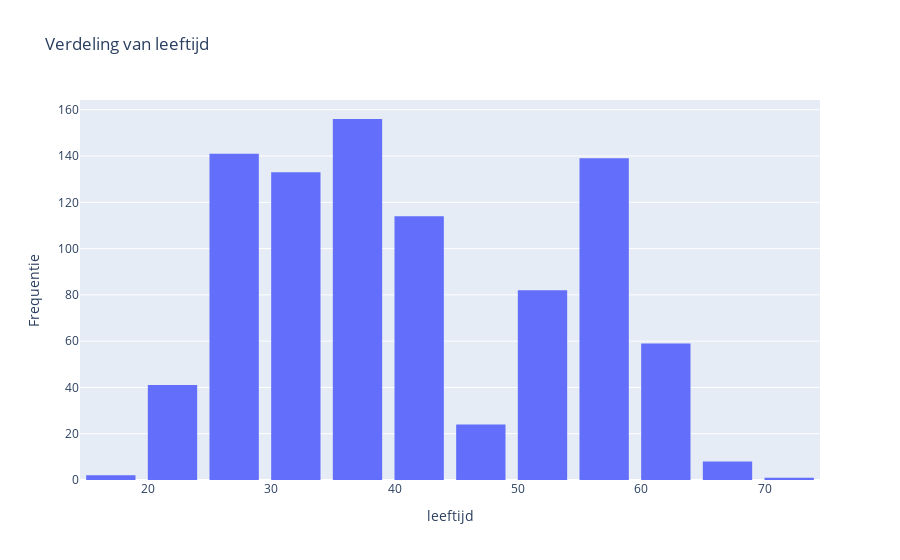
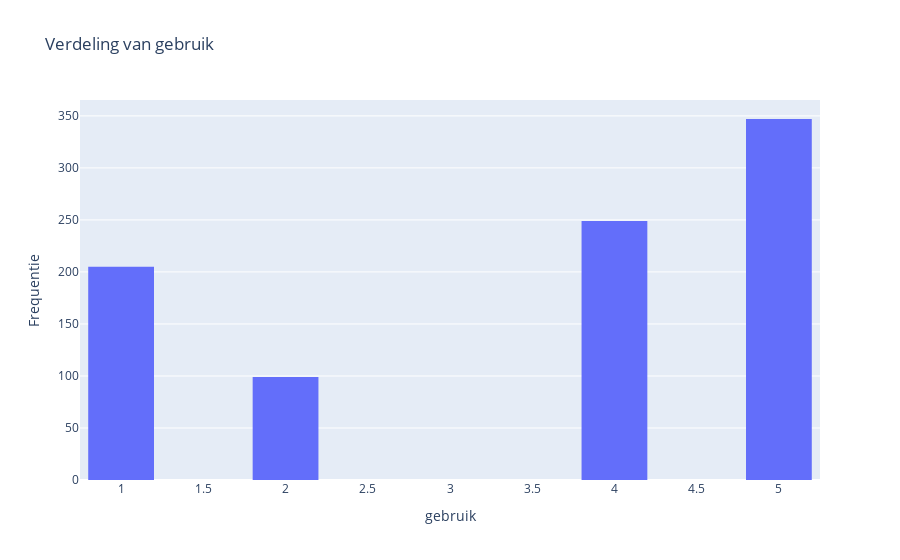
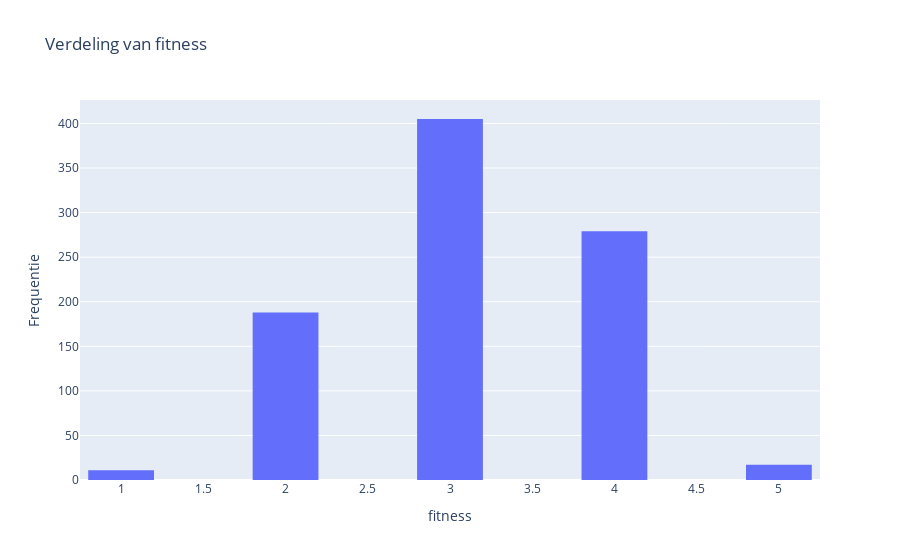
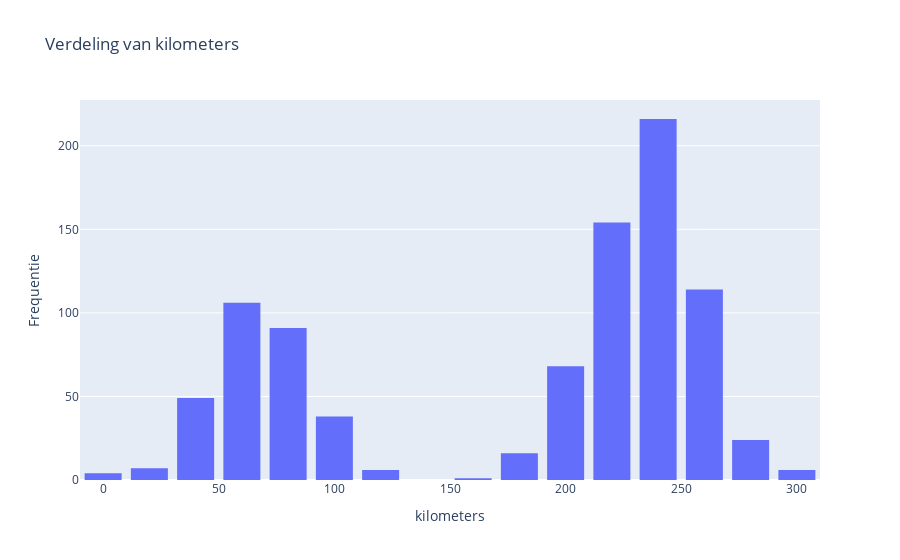

Source (notebook cell) for these figures, in order:
### Code cell
# Plot bar charts for each numeric column using Plotly
for column in numeric_columns:
    fig = px.histogram(df_cardio, x=column, nbins=20, title=f'Verdeling van {column}')
    fig.update_layout(xaxis_title=column, yaxis_title='Frequentie', bargap=0.2)
    fig.show()

### Figure 1 — Plotly figure (JSON) as saved in the notebook; plotly's stock layout.template omitted (floating-point values rounded to 4 significant figures; data arrays with more than 128 entries replaced by an {"elided": "..."} marker saying what was removed)
{"data": [{"alignmentgroup": "True", "bingroup": "x", "hovertemplate": "leeftijd=%{x}<br>count=%{y}<extra></extra>", "legendgroup": "", "marker": {"color": "#636efa", "pattern": {"shape": ""}}, "name": "", "nbinsx": 20, "offsetgroup": "", "orientation": "v", "showlegend": false, "type": "histogram", "x": {"elided": "1000 int values"}, "xaxis": "x", "yaxis": "y"}], "layout": {"bargap": 0.2, "barmode": "relative", "legend": {"tracegroupgap": 0}, "title": {"text": "Verdeling van leeftijd"}, "xaxis": {"anchor": "y", "domain": [0, 1], "title": {"text": "leeftijd"}}, "yaxis": {"anchor": "x", "domain": [0, 1], "title": {"text": "Frequentie"}}}}

### Figure 2 — Plotly figure (JSON) as saved in the notebook; plotly's stock layout.template omitted (floating-point values rounded to 4 significant figures; data arrays with more than 128 entries replaced by an {"elided": "..."} marker saying what was removed)
{"data": [{"alignmentgroup": "True", "bingroup": "x", "hovertemplate": "gebruik=%{x}<br>count=%{y}<extra></extra>", "legendgroup": "", "marker": {"color": "#636efa", "pattern": {"shape": ""}}, "name": "", "nbinsx": 20, "offsetgroup": "", "orientation": "v", "showlegend": false, "type": "histogram", "x": {"elided": "1000 int values"}, "xaxis": "x", "yaxis": "y"}], "layout": {"bargap": 0.2, "barmode": "relative", "legend": {"tracegroupgap": 0}, "title": {"text": "Verdeling van gebruik"}, "xaxis": {"anchor": "y", "domain": [0, 1], "title": {"text": "gebruik"}}, "yaxis": {"anchor": "x", "domain": [0, 1], "title": {"text": "Frequentie"}}}}

### Figure 3 — Plotly figure (JSON) as saved in the notebook; plotly's stock layout.template omitted (floating-point values rounded to 4 significant figures; data arrays with more than 128 entries replaced by an {"elided": "..."} marker saying what was removed)
{"data": [{"alignmentgroup": "True", "bingroup": "x", "hovertemplate": "fitness=%{x}<br>count=%{y}<extra></extra>", "legendgroup": "", "marker": {"color": "#636efa", "pattern": {"shape": ""}}, "name": "", "nbinsx": 20, "offsetgroup": "", "orientation": "v", "showlegend": false, "type": "histogram", "x": {"elided": "1000 int values"}, "xaxis": "x", "yaxis": "y"}], "layout": {"bargap": 0.2, "barmode": "relative", "legend": {"tracegroupgap": 0}, "title": {"text": "Verdeling van fitness"}, "xaxis": {"anchor": "y", "domain": [0, 1], "title": {"text": "fitness"}}, "yaxis": {"anchor": "x", "domain": [0, 1], "title": {"text": "Frequentie"}}}}

### Figure 4 — Plotly figure (JSON) as saved in the notebook; plotly's stock layout.template omitted (floating-point values rounded to 4 significant figures; data arrays with more than 128 entries replaced by an {"elided": "..."} marker saying what was removed)
{"data": [{"alignmentgroup": "True", "bingroup": "x", "hovertemplate": "kilometers=%{x}<br>count=%{y}<extra></extra>", "legendgroup": "", "marker": {"color": "#636efa", "pattern": {"shape": ""}}, "name": "", "nbinsx": 20, "offsetgroup": "", "orientation": "v", "showlegend": false, "type": "histogram", "x": {"elided": "1000 float values"}, "xaxis": "x", "yaxis": "y"}], "layout": {"bargap": 0.2, "barmode": "relative", "legend": {"tracegroupgap": 0}, "title": {"text": "Verdeling van kilometers"}, "xaxis": {"anchor": "y", "domain": [0, 1], "title": {"text": "kilometers"}}, "yaxis": {"anchor": "x", "domain": [0, 1], "title": {"text": "Frequentie"}}}}
